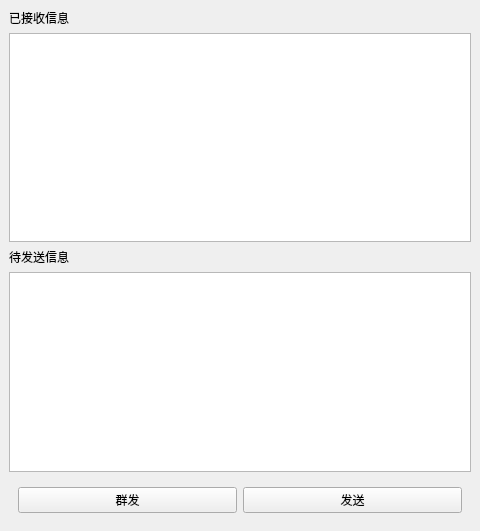
<?xml version="1.0" encoding="UTF-8"?>
<ui version="4.0">
 <class>MainWindow</class>
 <widget class="QMainWindow" name="MainWindow">
  <property name="geometry">
   <rect>
    <x>0</x>
    <y>0</y>
    <width>480</width>
    <height>531</height>
   </rect>
  </property>
  <property name="windowTitle">
   <string>MainWindow</string>
  </property>
  <widget class="QWidget" name="centralwidget">
   <layout class="QVBoxLayout" name="verticalLayout">
    <item>
     <widget class="QLabel" name="labelGet">
      <property name="text">
       <string>已接收信息</string>
      </property>
     </widget>
    </item>
    <item>
     <widget class="QTextEdit" name="textGet"/>
    </item>
    <item>
     <widget class="QLabel" name="labelSend">
      <property name="text">
       <string>待发送信息</string>
      </property>
     </widget>
    </item>
    <item>
     <widget class="QTextEdit" name="textSend">
      <property name="maximumSize">
       <size>
        <width>16777215</width>
        <height>200</height>
       </size>
      </property>
     </widget>
    </item>
    <item>
     <widget class="QWidget" name="widget" native="true">
      <layout class="QHBoxLayout" name="horizontalLayout">
       <item>
        <widget class="QPushButton" name="pBtnSendToAll">
         <property name="text">
          <string>群发</string>
         </property>
        </widget>
       </item>
       <item>
        <widget class="QPushButton" name="pBtnSend">
         <property name="text">
          <string>发送</string>
         </property>
        </widget>
       </item>
      </layout>
     </widget>
    </item>
   </layout>
  </widget>
 </widget>
 <resources/>
 <connections/>
</ui>
